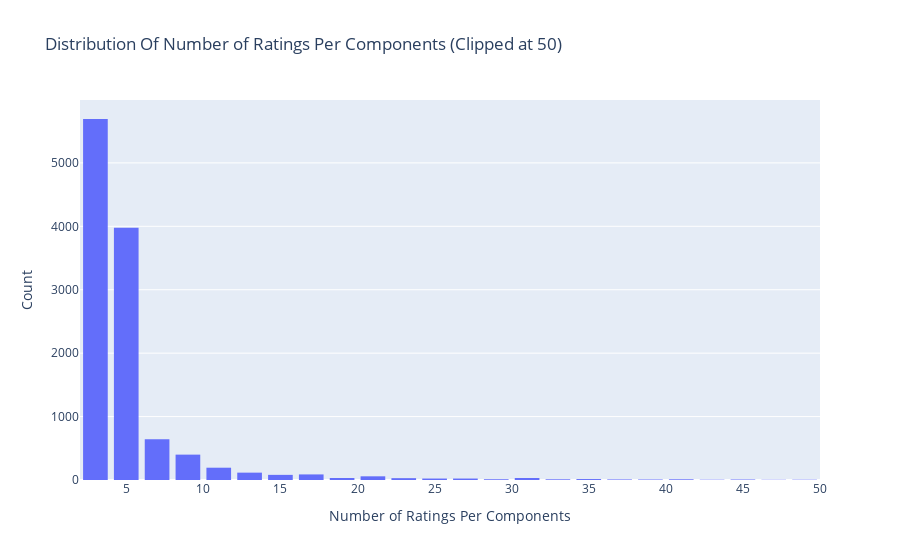

The cell this chart's notebook holds for it:
### Code cell
# Number of ratings per book
data = df.groupby('componentID')['rating'].count().clip(upper=50)

# Create trace
trace = go.Histogram(x = data.values,
                     name = 'Ratings',
                     xbins = dict(start = 0,
                                  end = 50,
                                  size = 2))
# Create layout
layout = go.Layout(title = 'Distribution Of Number of Ratings Per Components (Clipped at 50)',
                   xaxis = dict(title = 'Number of Ratings Per Components'),
                   yaxis = dict(title = 'Count'),
                   bargap = 0.2)

# Create plot
fig = go.Figure(data=[trace], layout=layout)
iplot(fig)

### Figure 1 — Plotly figure (JSON) as saved in the notebook; plotly's stock layout.template omitted (floating-point values rounded to 4 significant figures; data arrays with more than 128 entries replaced by an {"elided": "..."} marker saying what was removed)
{"data": [{"name": "Ratings", "type": "histogram", "x": {"elided": "11644 int values"}, "xbins": {"end": 50, "size": 2, "start": 0}}], "layout": {"bargap": 0.2, "title": {"text": "Distribution Of Number of Ratings Per Components (Clipped at 50)"}, "xaxis": {"title": {"text": "Number of Ratings Per Components"}}, "yaxis": {"title": {"text": "Count"}}}}
